Frame 1 (no input): blank canvas, image omitted
Frame 60 (no input): blank canvas, image omitted
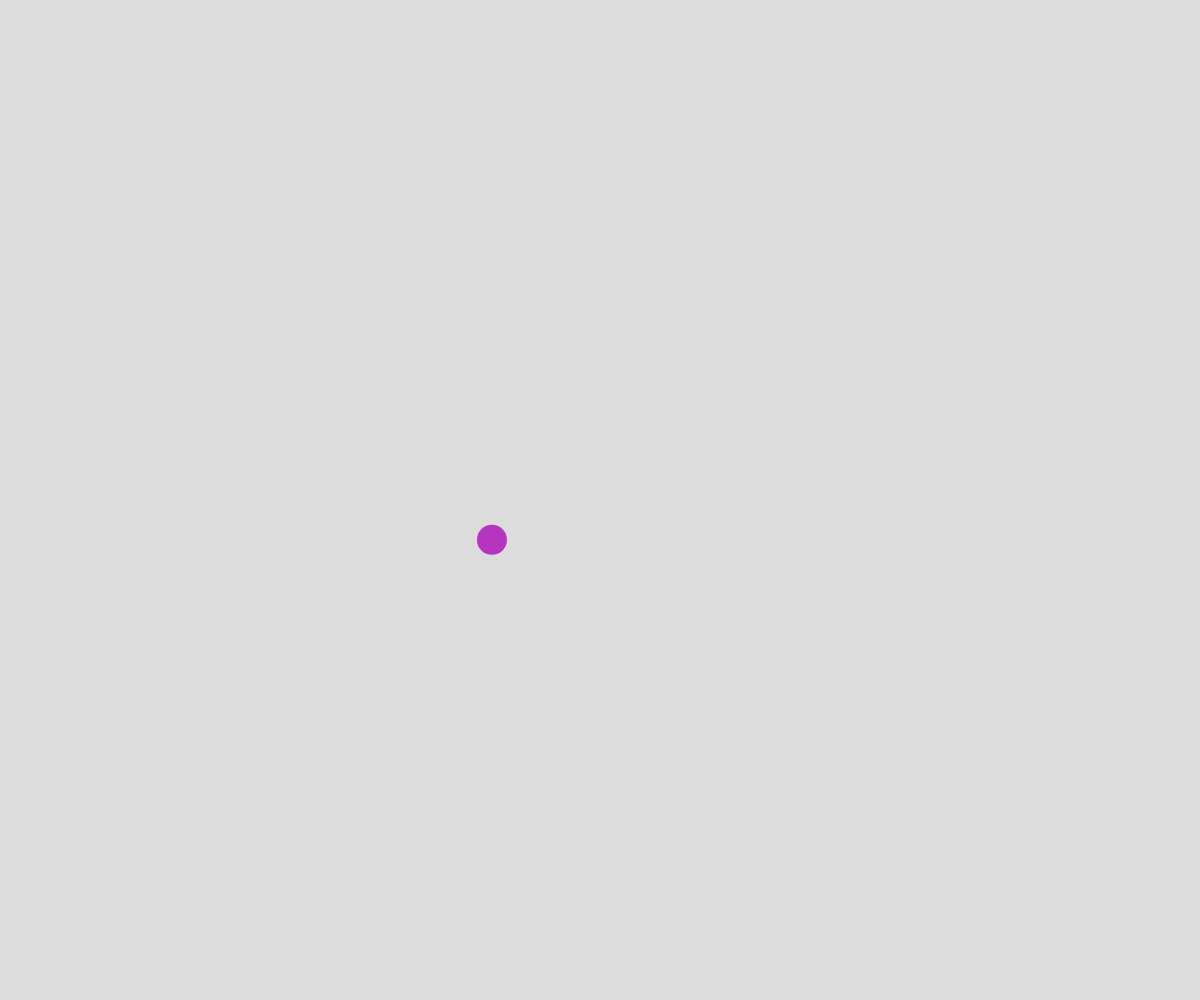
Frame 120 (the mouse pressed at the canvas centre since frame 60)

The p5.js sketch whose frames 1 and 60 were blank and that drew this single picture after the mouse press (run headless with seeded random() and noise() and a simulated clock; from frame 60 on, the mouse is pressed at the canvas centre):

// p5.js sketch
// ── sketch.js
// Connected Nodes OOP Demo

let points = [];

function setup() {
  createCanvas(windowWidth, windowHeight);
}

function draw() {
  background(220);
  for (let point of points) {
    point.update();
    point.display();
    point.connect(points);
  }
}

function mousePressed() {
  let point = new MovingPoint(mouseX, mouseY);
  points.push(point);
}

class MovingPoint {
  constructor(x, y) {
    this.x = x;
    this.y = y;
    this.colour = color(random(255), random(255), random(255));
    this.radius = 15;
    this.xTime = random(1000);
    this.yTime = random(1000);
    this.deltaTime = 0.01;
    this.reach = 150;
  }

  display() {
    noStroke();
    fill(this.colour);
    circle(this.x, this.y, this.radius*2);
  }

  update() {
    //move point
    let dx = noise(this.xTime);
    this.dx = map(dx, 0, 1, -5, 5);
    let dy = noise(this.yTime);
    this.dy = map(dy, 0, 1, -5, 5);

    this.x += this.dx;
    this.y += this.dy;

    this.xTime += this.deltaTime;
    this.yTime += this.deltaTime;

    //wrap around screen
    if (this.x + this.radius < 0) {
      this.x += width;
    }

    else if (this.x - this.radius > width) {
      this.x -= width;
    }

    else if (this.y + this.radius < 0) {
      this.y += height;
    }

    else if (this.y - this.radius > height) {
      this.y -= height;
    }
  }

  connect(pointsArray) {
    for (let otherPoint of pointsArray) {
      if (this !== otherPoint) {
        if (dist(this.x, this.y, otherPoint.x, otherPoint.y) < this.reach) {
          stroke(this.colour);
          line(this.x, this.y, otherPoint.x, otherPoint.y);
        }
      }
    }
  }
}
